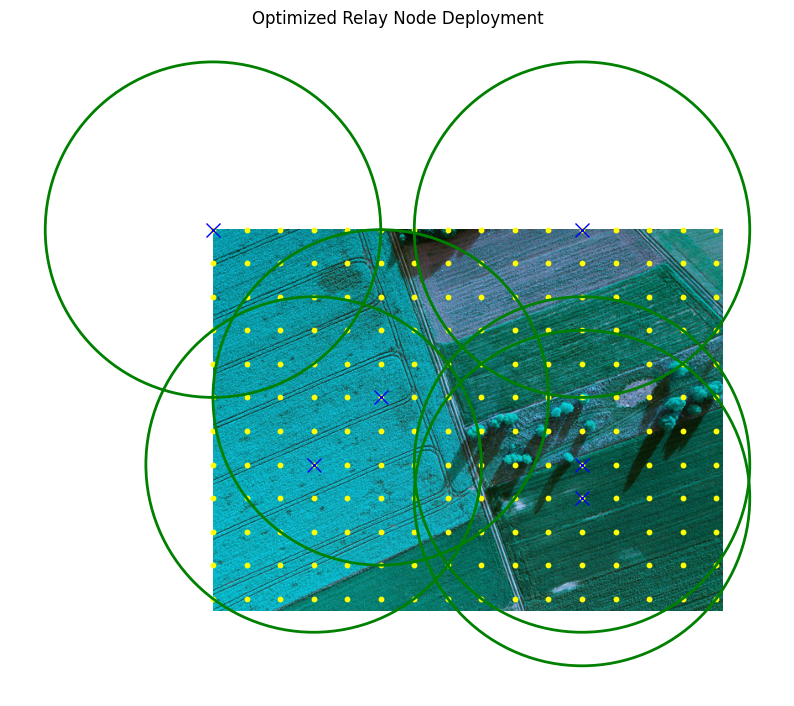
#> input picture processed_images/processed_image.png, 794 x 706 px
$ python script.py ../../../../processed_images/processed_image.png
#> lines starting #> are read from the running program, lines starting #| are printed output that depends on the picture; after the words box and inside, x2 and y2 are one past the last pixel; in counts of white or black regions, pixels touching at a corner belong together
import argparse
import cv2
import numpy as np
import requests
from PIL import Image
from io import BytesIO
import matplotlib.pyplot as plt
import os
from shapely.geometry import Polygon, Point
from scipy.spatial.distance import cdist

# Parse command-line arguments
parser = argparse.ArgumentParser(description="Process image and detect buildings")
parser.add_argument("image_url", help="URL of the image to process")
args = parser.parse_args()

def detect_buildings(image_url):
    print(image_url)
    response = requests.get(image_url)
    print(response)
    image = Image.open(BytesIO(response.content))
    image = np.array(image)

    gray = cv2.cvtColor(image, cv2.COLOR_BGR2GRAY)
    ret, thresh = cv2.threshold(gray, 200, 200, cv2.THRESH_BINARY)

    contours, _ = cv2.findContours(thresh, cv2.RETR_EXTERNAL, cv2.CHAIN_APPROX_SIMPLE)
    building_polygons = []
    for cnt in contours:
        epsilon = 0.01 * cv2.arcLength(cnt, True)
        approx = cv2.approxPolyDP(cnt, epsilon, True)
        if cv2.contourArea(approx) > 100:
            poly = Polygon([tuple(pt[0]) for pt in approx])
            building_polygons.append(poly)

    return building_polygons, image

def generate_grid_points(image_shape, spacing):
    height, width = image_shape[:2]
    points = [(x, y) for y in range(0, height, spacing) for x in range(0, width, spacing)]
    return points

def filter_points(points, building_polygons):
    return [pt for pt in points if not any(building.contains(Point(pt)) for building in building_polygons)]

def greedy_coverage(target_points, candidate_points, relay_range):
    selected = []
    uncovered = set(target_points)
    candidate_coverage = {}
    candidate_array = np.array(candidate_points)
    target_array = np.array(list(uncovered))

    for cp in candidate_points:
        cp_arr = np.array(cp).reshape(1, -1)
        distances = cdist(cp_arr, target_array)[0]
        covered = set(tuple(pt) for pt, d in zip(target_array, distances) if d <= relay_range)
        candidate_coverage[cp] = covered

    while uncovered:
        best_candidate = None
        best_cover = set()
        for cp, covered in candidate_coverage.items():
            current_cover = covered.intersection(uncovered)
            if len(current_cover) > len(best_cover):
                best_cover = current_cover
                best_candidate = cp
        if best_candidate is None:
            break
        selected.append(best_candidate)
        uncovered -= best_cover
    return selected

def process_image(image_url, output_dir="processed_images"):
    os.makedirs(output_dir, exist_ok=True)
    grid_spacing = 40
    relay_range_ft = 200
    conversion_factor = 1
    relay_range = relay_range_ft * conversion_factor

    building_polygons, image = detect_buildings(image_url)
#> in detect_buildings, image is the input picture: PIL image 794x706 RGBA; mean R, G, B, A 171.9, 207.3, 202.4, 255
#> in detect_buildings, `gray = cv2.cvtColor(image, cv2.COLOR_BGR2GRAY)`:
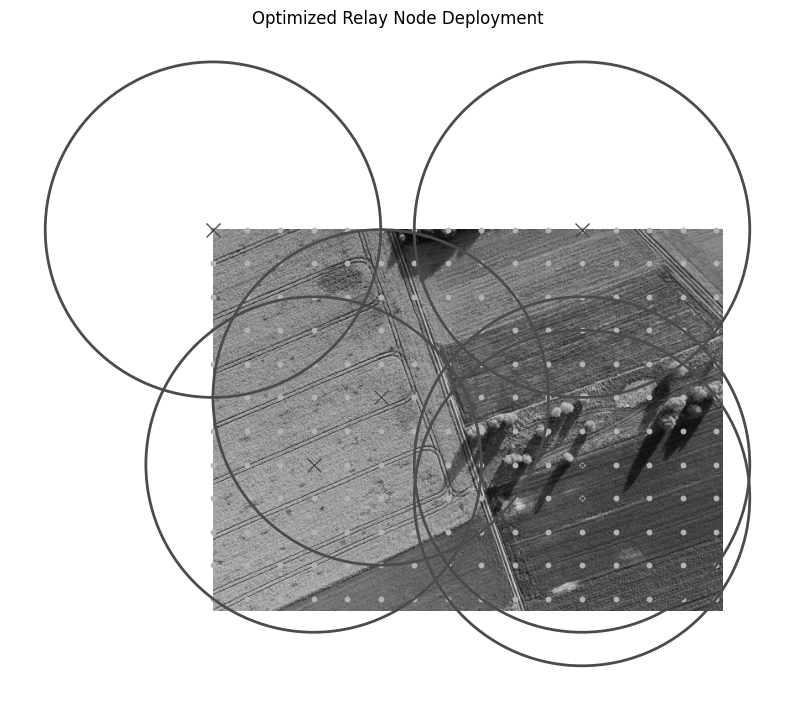
#> gray: shape (706, 794); min 0, max 255, mean 201.8
#> in detect_buildings, `ret, thresh = cv2.threshold(gray, 200, 200, cv2.THRESH_BINARY)`:
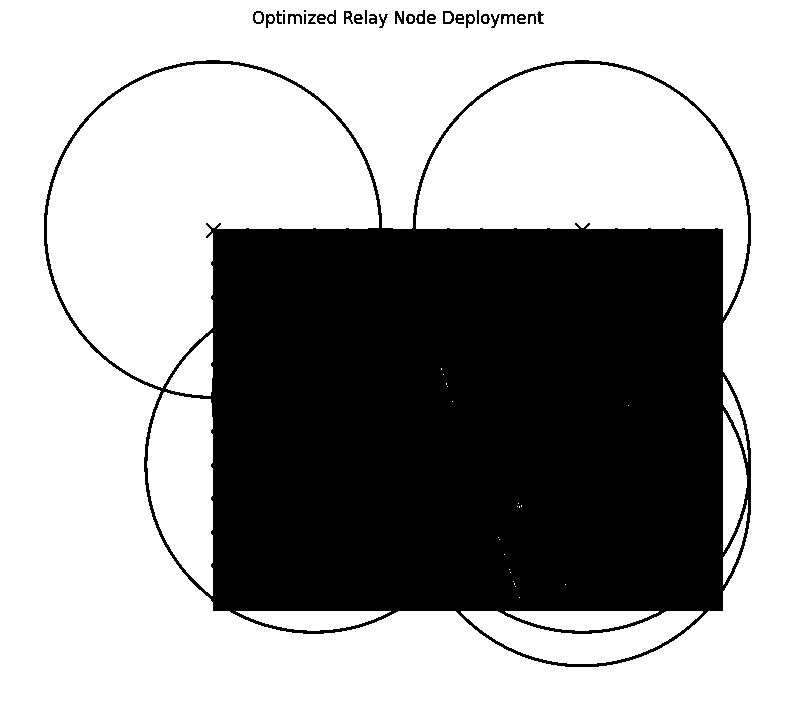
#> thresh: shape (706, 794); values 0 (black) and 200 (white), 63.4% white; 31 black regions (2 under 20 px), largest, box (x1, y1, x2, y2) and area: (44, 60, 751, 667) 203588, (395, 11, 404, 24) 77, (501, 14, 515, 24) 77
#> in detect_buildings, `contours, _ = cv2.findContours(thresh, cv2.RETR_EXTERNAL, cv2.CHAIN_AP..`: contours = [[[0, 0], [0, 705], [793, 705], [793, 0]]]
#> the loop in detect_buildings, `for cnt in contours:` made 1 pass
#> (epsilon, approx) on pass 1: (29.96, [[0, 0], [0, 705], [793, 705], [793, 0]])
#> after the loop in detect_buildings, `for cnt in contours:`: building_polygons = 1 item
#> building_polygons = 1 item
    all_points = generate_grid_points(image.shape, spacing=grid_spacing)
    target_points = filter_points(all_points, building_polygons)
#> target_points = 37 pairs, first value 0 to 760, second value 0 to 680
    candidate_points = target_points.copy()
#> candidate_points has the same summary as target_points
    selected_nodes = greedy_coverage(target_points, candidate_points, relay_range)
#> in greedy_coverage, `uncovered = set(target_points)`: uncovered = 37 items
#> in greedy_coverage, `candidate_array = np.array(candidate_points)`: candidate_array has the same summary as target_points in process_image
#> in greedy_coverage, `target_array = np.array(list(uncovered))`: target_array has the same summary as target_points in process_image
#> the loop in greedy_coverage, `for cp in candidate_points:` made 37 passes
#> cp_arr on passes 1 to 12: [[0, 0]], [[40, 0]], [[80, 0]], [[120, 0]], [[160, 0]], [[200, 0]], [[240, 0]], [[280, 0]], [[320, 0]], [[360, 0]], [[400, 0]], [[440, 0]]
#> the loop in greedy_coverage, `while uncovered:` made 4 passes
#> after the loop in greedy_coverage, `while uncovered:`: selected = [(120, 0), (560, 0), (0, 400), (0, 480)]
#> selected_nodes = [(120, 0), (560, 0), (0, 400), (0, 480)]

    plt.figure(figsize=(10, 10))
    image_rgb = cv2.cvtColor(image, cv2.COLOR_BGR2RGB)
    plt.imshow(image_rgb)

    for poly in building_polygons:
        x, y = poly.exterior.xy
        plt.plot(x, y, color='red', linewidth=2, label='Detected Obstacle')
#> this loop made 1 pass

    candidate_x = [pt[0] for pt in candidate_points]
#> candidate_x = 37 values, max 760 at index 19, min 0 at index 0, mean 205.4
    candidate_y = [pt[1] for pt in candidate_points]
#> candidate_y = 37 values from 0 to 680
    plt.scatter(candidate_x, candidate_y, s=10, color='yellow', label='Candidate Points')

    for node in selected_nodes:
        circle = plt.Circle(node, relay_range, color='green', fill=False, linewidth=2)
        plt.gca().add_patch(circle)
        plt.plot(node[0], node[1], marker='x', color='blue', markersize=10, label='Selected Node')
#> this loop made 4 passes

    plt.title("Optimized Relay Node Deployment")
    plt.legend().set_visible(False)  # Disable the legend
    plt.axis('off')

    output_path = os.path.join(output_dir, "processed_image.png")
    plt.savefig(output_path, bbox_inches='tight')
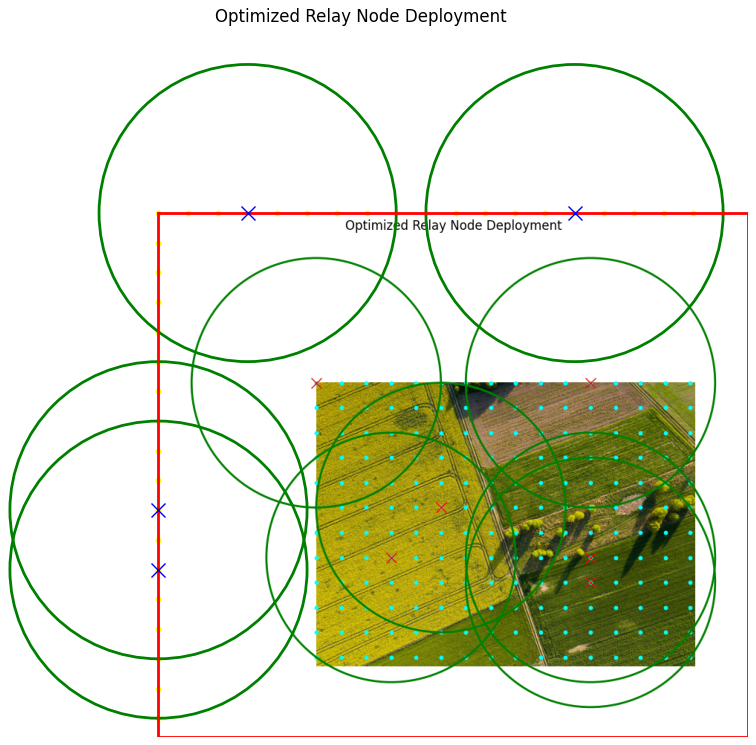
#> figure drawn by matplotlib, 1 panel; B, G, R data is drawn as R, G, B
    plt.close()
    return output_path

if __name__ == "__main__":
    output_file = process_image(args.image_url)
    print(output_file)
